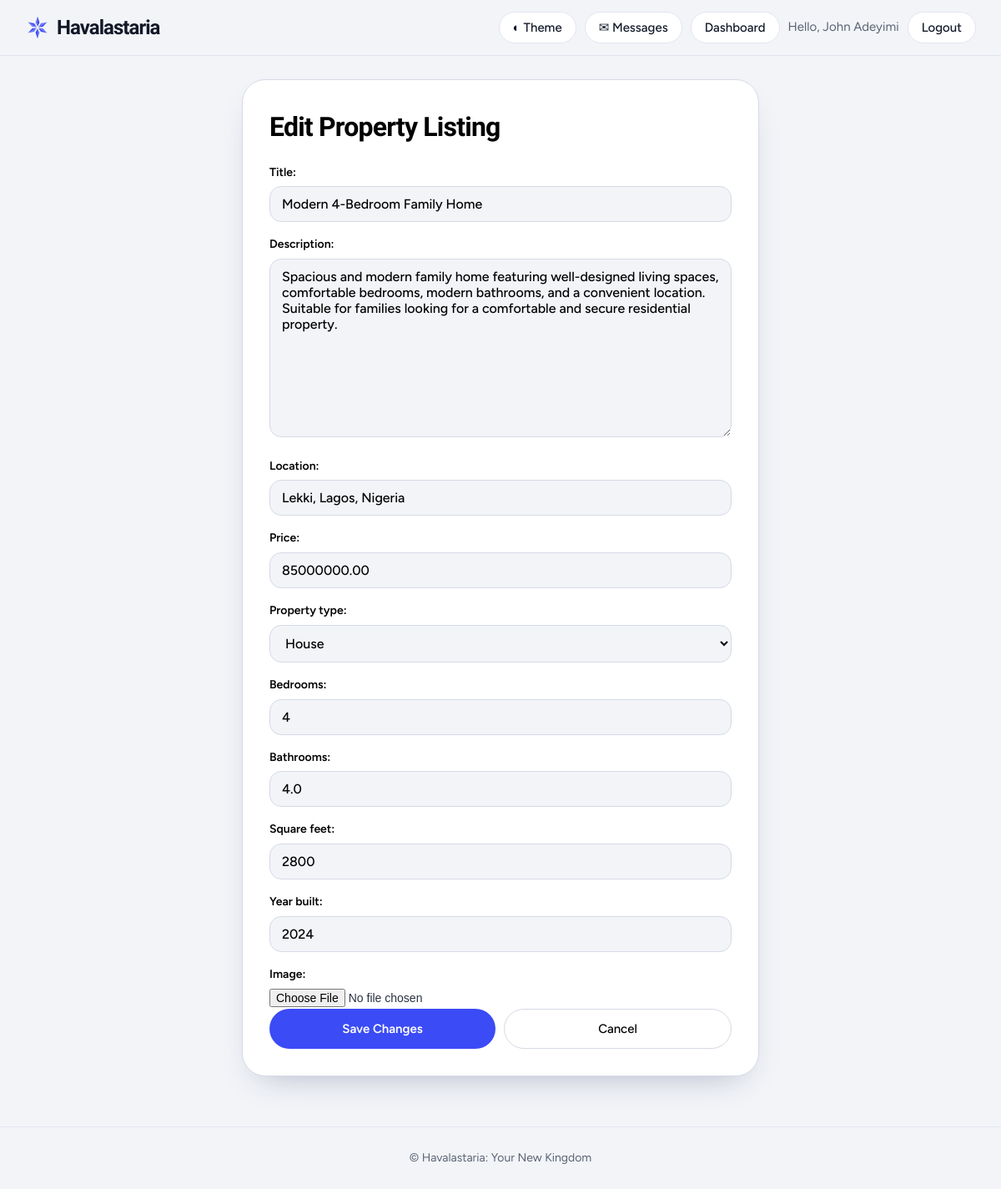
The app's page /property/4/edit/ (signed in) with its own data.
### listings/models.py (models this page shows, shortened)
class Property(models.Model):
    PROPERTY_TYPES = [
        ('house', 'House'),
        ('apartment', 'Apartment'),
        ('condo', 'Condo'),
    ]
    title = models.CharField(max_length=200)
    description = models.TextField()
    location = models.CharField(max_length=255)
    price = models.DecimalField(max_digits=10, decimal_places=2) # e.g., 750000.00
    property_type = models.CharField(max_length=20, choices=PROPERTY_TYPES, default='house')
    bedrooms = models.IntegerField()
    bathrooms = models.DecimalField(max_digits=3, decimal_places=1) # Allows for 2.5 baths
    square_feet = models.IntegerField()
    year_built = models.IntegerField()
    image = models.ImageField(upload_to='property_images/', blank=True, null=True)
    agent = models.ForeignKey(Agent, on_delete=models.CASCADE, related_name='properties')
    created_at = models.DateTimeField(auto_now_add=True)

### listings/views.py (the view)
# urls.py: path('property/<int:pk>/edit/', views.edit_listing, name='edit_listing'),
@login_required
def edit_listing(request, pk):
    property_obj = get_object_or_404(Property, pk=pk)
    if not hasattr(request.user, 'agent') or property_obj.agent != request.user.agent:
        raise PermissionDenied("Access Denied: You can only edit properties that you created.")
    if request.method == 'POST':
        form = PropertyForm(request.POST, request.FILES, instance=property_obj)
        if form.is_valid():
            form.save()
            return redirect('listings:property_detail', pk=property_obj.pk)
    else:
        form = PropertyForm(instance=property_obj)
    return render(request, 'listings/edit_listing.html', {'form': form, 'property': property_obj})

### listings/forms.py
class PropertyForm(forms.ModelForm):
    class Meta:
        model = Property
        fields = ['title', 'description', 'location', 'price', 'property_type',
                    'bedrooms', 'bathrooms', 'square_feet', 'year_built', 'image']

### listings/context_processors.py (called while the page is built)
def unread(request):
    if not request.user.is_authenticated:
        return {}
    n = (Message.objects.filter(is_read=False)
         .filter(Q(conversation__client=request.user) | Q(conversation__agent__user=request.user))
         .exclude(sender=request.user).count())
    return {'unread_count': n}

### listings/templatetags/listing_extras.py (called while the page is built)
@register.filter
def display_name(user):
    if not user:
        return ""
    full = (user.get_full_name() or "").strip()
    if full:
        return full
    raw = getattr(user, "username", "") or str(user)
    return " ".join(w.capitalize() for w in re.split(r"[._\-\s]+", raw) if w)

### listings/templates/listings/edit_listing.html (shortened to what this page needs)
{% extends 'listings/base.html' %}
{% block content %}
<div class="card narrow">
  <h2>Edit Property Listing</h2>
  <form method="post" enctype="multipart/form-data">
    {{ form.as_p }}
    <div style="display:flex;gap:10px">
      <button type="submit" class="btn" style="flex:1;padding:14px">Save Changes</button>
      <a href="{% url 'listings:property_detail' property.id %}" class="btn btn-quiet" style="flex:1;padding:14px">Cancel</a>
    </div>
  </form>
</div>
{% endblock %}

### listings/templates/listings/base.html (shortened to what this page needs)
{% load listing_extras %}
<!DOCTYPE html>
<html lang="en">
<head>
</head>
<body>
<header><div class="nav">
  <a href="{% url 'listings:index' %}" class="logo"><svg class="lm" viewBox="0 0 100 100" aria-hidden="true"><use href="#star"/></svg>Havalastaria</a>
  <div class="nb">
    <button type="button" class="pill" id="theme" aria-label="Toggle theme">◐ Theme</button>
    {% if user.is_authenticated %}
      <a href="{% url 'listings:inbox' %}" class="pill">✉ Messages{% if unread_count %}<b class="bdg">{{ unread_count }}</b>{% endif %}</a>
      <a href="{% url 'listings:dashboard' %}" class="pill">Dashboard</a>
      <span>Hello, {{ user|display_name }}</span>
      <form action="{% url 'logout' %}" method="post">{% csrf_token %}<button type="submit" class="pill">Logout</button></form>
    {% else %}
      <a href="{% url 'login' %}" class="btn">Login</a>
    {% endif %}
  </div>
</div></header>
<main class="container">
{% block content %}{% endblock %}
</main>
<footer>© Havalastaria: Your New Kingdom</footer>
</body>
</html>

### listings/templates/listings/base.html (style rules this page uses)
:root { color-scheme:light;--bg:#F2F4F8;--sf:#fff;--ink:#111827;--mu:#5B6475;--ln:#E1E5EE;--ac:#3B4BF5;--ai:#fff;--sh:0 18px 40px -22px rgba(30,40,90,.35) }
* { box-sizing:border-box }
body { margin:0;background:var(--bg);color:var(--ink);font:16px/1.55 Figtree,system-ui,sans-serif }
h1,h2,h3,h4,.f { font-family:"Bricolage Grotesque",Figtree,sans-serif;letter-spacing:-.025em;margin:0 }
a { color:inherit }
header { position:sticky;top:0;z-index:5;background:color-mix(in srgb,var(--bg) 85%,transparent);backdrop-filter:blur(12px);border-bottom:1px solid var(--ln) }
.nav { max-width:1180px;margin:auto;padding:14px 20px;display:flex;justify-content:space-between;align-items:center;gap:12px;flex-wrap:wrap }
.logo { font:800 24px "Bricolage Grotesque",sans-serif;letter-spacing:-.04em;display:flex;gap:8px;align-items:center;text-decoration:none }
.nb { display:flex;gap:10px;align-items:center;flex-wrap:wrap;color:var(--mu);font-size:15px }
.nb form { margin:0;display:inline }
.container { max-width:1180px;margin:0 auto;padding:28px 20px 60px }
.btn,.pill { border:0;border-radius:99px;padding:11px 20px;font:600 15px Figtree,sans-serif;text-decoration:none;display:inline-block;cursor:pointer;background:var(--ac);color:var(--ai);text-align:center;transition:transform .15s,opacity .15s }
.pill,.btn-quiet { background:var(--sf);color:var(--ink);border:1px solid var(--ln);font-weight:500;padding:9px 16px }
.card { background:var(--sf);border:1px solid var(--ln);border-radius:28px;padding:32px;box-shadow:var(--sh) }
.narrow { max-width:620px;margin:0 auto;color-scheme:light;--sf:#fff;--ink:#000;--mu:#333;--ln:#cfd5e1;--bg:#F2F4F8;--ac:#3B4BF5;--ai:#fff;background:#fff;color:#000 }
.narrow .btn-quiet { color:#000 }
.card { color-scheme:light;color:#000;--sf:#fff;--bg:#F2F4F8;--ink:#000;--mu:#2b3242;--ln:#D5DAE5;--ac:#3B4BF5;--ai:#fff }
.card .btn-quiet { color:#000 }
.card h2 { font-size:32px;margin-bottom:18px }
.card form p { margin:0 0 16px }
.card label { display:block;font-weight:600;font-size:14px;margin-bottom:6px }
.card input:not([type=checkbox]):not([type=file]):not([type=hidden]),.card select,.card textarea { width:100%;border:1px solid var(--ln);background:var(--bg);color:var(--ink);font:500 16px Figtree,sans-serif;padding:11px 14px;border-radius:14px }
.card input[type=file] { font-size:14px;color:var(--mu) }
input::placeholder { color:var(--mu);opacity:.8 }
.card .btn { width:100%;padding:14px }
.card form>p:last-of-type { margin-bottom:0 }
footer { border-top:1px solid var(--ln);padding:26px 20px;text-align:center;color:var(--mu);font-size:14px }
.lm { width:30px;height:30px;flex:none }

### records on screen
Property: title "Modern 4-Bedroom Family Home", description "Spacious and modern family home featuring well-designed living spaces, comfortable bedrooms, modern bathrooms, and a convenient location. Suitable for families looking for a comfortable and secure residential property.", location "Lekki, Lagos, Nigeria", price "85000000.00", property_type "House", bedrooms "4", bathrooms "4.0", square_feet "2800", year_built "2024"

### other values on screen
{{ user|display_name }} "John Adeyimi"
